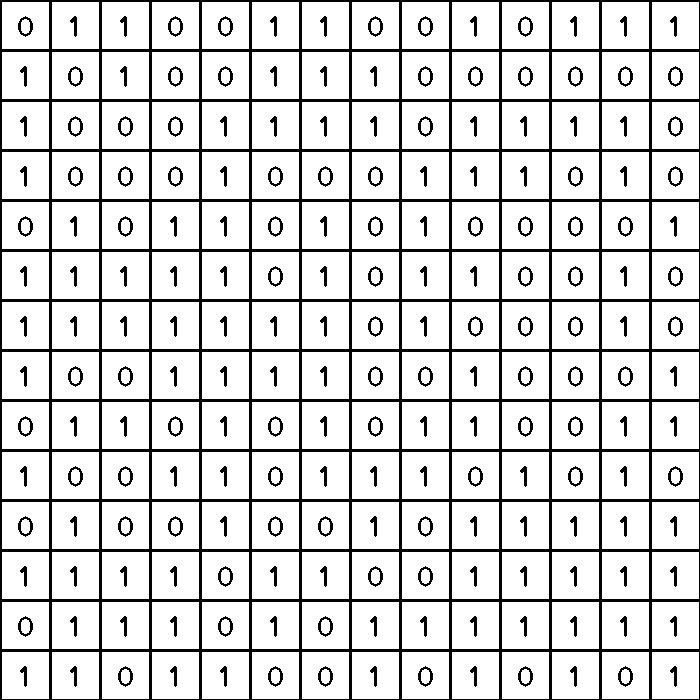
#> input picture Task_2/task2sets/task2_img_1.jpg, 700 x 700 px
$ python task2-main.py 3   (Python 2 division)
#> lines starting #> are read from the running program, lines starting #| are printed output that depends on the picture
### Task_2/imgLib.py
import cv2
import numpy as np

# detectCellVal detects the numbers/operatorsm,
# perform respective expression evaluation
# and stores them into the grid_map
# detectCellVal(img,grid_map)
# Find the number/operators, perform the calculations and store the result into the grid_map
# Return the resultant grid_map
def detectCellVal(img_rgb,grid_map):

        img0= cv2.imread('digits\\0.jpg')
        img_0=cv2.cvtColor(img0,cv2.COLOR_BGR2GRAY)
        img1= cv2.imread('digits\\1.jpg')

        img_1=cv2.cvtColor(img1,cv2.COLOR_BGR2GRAY)
        threshold=0.6
        col_start=0
        col_end=50
        for i in range(0,14):
           row_start=0
           row_end=50
           for j in range(0,14):
                  template=img_rgb[col_start:col_end,row_start:row_end]      ##croping a specific part of image(a sub-square of 50*50 pixel) and making it the template

                   ## NOW MATCING THE CROPED TEMPLATE, ONE BY ONE , WITH EACH DIGIT
                  threshold=0.4
                  res=cv2.matchTemplate(img_1,template,cv2.TM_CCOEFF_NORMED)
                  min_value,max_value,min_loc,max_loc=cv2.minMaxLoc(res)
                  if max_value>=threshold:  ## match is found
                      grid_map[i][j]=1

                  threshold=0.6
                  res=cv2.matchTemplate(img_0,template,cv2.TM_CCOEFF_NORMED)
                  min_value,max_value,min_loc,max_loc=cv2.minMaxLoc(res)
                  if max_value>=threshold:## match is found
                         grid_map[i][j]=0

                  row_start=row_start+50
                  row_end=row_end+50

           col_end=col_end+50
           col_start=col_start+50
        return grid_map
############################################################################################
# solveGrid finds the shortest path,
# between valid grid cell in the start row
# and valid grid cell in the destination row
# solveGrid(grid_map)
# Return the route_path and route_length

class Graph(object): ## a class of graph having methods in it to form the reqired weighted(1 ) graph

    def __init__(self):
        self.nodes = set()
        self.edges = {}
        self.distances = {}

    def add_node(self, value):
        self.nodes.add(value)

    def add_edge(self, from_node, to_node, distance):
        self._add_edge(from_node, to_node, distance)   ## since it is an undirected graph hence joining the edge towards each of the node
        self._add_edge(to_node, from_node, distance)

    # [54 lines left out: functions _add_edge, dijkstra, shortest_path, isValid, not called in this run]

def solveGrid(grid_map):

                route_length=0
                route_path=[]
                ##your code here
                x_ref= [-1, 0, 0, 1,1,-1,-1,1]  ## these two list are made to iterate left,right,digonally as prescribed
                y_ref= [0, -1, 1, 0,1,-1,1,-1]
                g=Graph()  ##intializing the instance of the graph class

                for i in range(0,14):
                    for j in range(0,14):          ## adding the nodes to the graph (only if it is valid i.e grid_map[i][j]==1)
                        if grid_map[i][j] is 1:
                            g.add_node(14*i+j)

                ## the below snippet adds the edge from one node to another
                for i in range(0,14):
                    for j in range(0,14):
                        if grid_map[i][j] is 1:
                            for k in range(0,8):   ## this to iterate left,rightand digonally and chacking wheather there is actually a path or not .If the path is there then weight of that path will be 1
                                temp_i=i+x_ref[k]
                                temp_j=j+y_ref[k]
                                if isValid(temp_i,temp_j) is 1 and grid_map[temp_i][temp_j] is 1: ## also checking wheather the iterated indeces are in range
                                    g.add_edge(14*i+j , 14*temp_i+temp_j , 1)

                x=9999 ##defining a temprory varible having infinte path length
                for i in range(0,14):
                   if grid_map[0][i] is 0:
                       continue                  ## continuing if there is not actually a valid edge
                   for j in range(0,14):
                       if grid_map[13][j] is 0 :
                         continue

                       ## now these three elif statements check wheather all the surrounding elements are zero or not. If all the surrounding elements are zero then
                        ## we dont proceed to the dijistras algorithm because if we proceed with this condition then error will be detected in that  method.we have
                        ## ignored this corner case in dijistras method and hence we take care of that here only

                       elif i is 0 and grid_map[0][i+1] is 0 and grid_map[1][i] is 0 and grid_map[1][i+1] is 0:
                                continue
                       elif i is 13 and grid_map[0][i-1] is 0 and grid_map[1][i] is 0 and grid_map[1][i-1] is 0:
                                continue
                       elif i >0 and i<13 and grid_map[0][i+1] is 0 and grid_map[0][i-1] is 0 and grid_map[1][i] is 0 and grid_map[1][i+1] is 0 and  grid_map[1][i-1] is 0:
                                continue

                       ##if everthing is fine then we proceed to dijistras method

                       short_path=shortest_path(g,i,182+j)
                       if short_path is -1:
                               continue
                       if len(short_path)<x:               ## setting up the shortest path by comparing it with available shortest in each iteration
                               route_path=short_path
                               x=len(short_path)

                if x is 9999: ## if x is not change that means there is no path there from source to destination
                        return route_path,0
                else:
                        return route_path,x-1  ##else return the route path and route length

## this method is there to show the shortest path in graph by drawing the blue line

def drawPath(grid_map,path):
        if len(path) is 0:
                  return grid_map
        grid_map=cv2.cvtColor(grid_map,cv2.COLOR_GRAY2BGR)
        for i in range(0,len(path)-1):
                x_1=path[i]%14
                y_1=path[i]//14
                x_2=path[i+1]%14
                y_2=path[i+1]//14
                cv2.line(grid_map,(25+50*x_1,25+50*y_1),(25+50*x_2,25+50*y_2),(255,0,0),4)
        return grid_map
############################################################################################

### Task_2/task2-main.py
# -*- coding: utf-8 -*-
"""
**************************************************************************
*                  Cross_A_Crater (e-Yantra 2016)
*                  ================================
*  This software is intended to teach image processing concepts
*
*  MODULE: Task2
*  Filename: task2-main.py
*  Version: 1.5.0
*  Date: November 21, 2016
*
*  Author: Jayant Solanki, e-Yantra Project, Department of Computer Science
*  and Engineering, Indian Institute of Technology Bombay.
*
*  Software released under Creative Commons CC BY-NC-SA
*
*  For legal information refer to:
*        http://creativecommons.org/licenses/by-nc-sa/4.0/legalcode
*
*
*  This software is made available on an “AS IS WHERE IS BASIS”.
*  Licensee/end user indemnifies and will keep e-Yantra indemnified from
*  any and all claim(s) that emanate from the use of the Software or
*  breach of the terms of this agreement.
*
*  e-Yantra - An MHRD project under National Mission on Education using
*  ICT(NMEICT)
*
**************************************************************************
"""
##################You are not allowed to add any external library here or methods in this file##################
import sys
import cv2
import numpy as np
import pickle
from imgLib import *
########################################################################################
# This file will test your getCellVal.py with different test cases
# To compile the file, on the console type
# python task2-main.py N
# where N is the total number of images to be read, strating from 1, Total 7 in your case
# At the end, you will see the results of the test cases verified.
#=============================================================
#					Task2 begins

#User providing the number of images files to be tested
############Do not delete this part of the code, you may add your own snippets here####################
N_images=int(sys.argv[1])
grid_line_x = 15
grid_line_y = 15
m=700/(grid_line_x-1)
n=700/(grid_line_y-1)
###Stores the route lengths detected in all the test images, maximum N route lengths only
route_length_result=[[0 for i in range(grid_line_y-1)] for j in range(N_images)]
###Stores the route paths detected in all the tested images, maximum N route paths only
route_path_result=[[]for k in range(N_images)]
###Stores the numbers detected for all the tested images, maximum N images
grid_map_result = [ [ [0 for i in range(grid_line_y-1)] for j in range(grid_line_x-1) ] for k in range(N_images) ]

######################Test case verification######################
############Do not edit this part of the code####################
def testCases(grid_map_result, route_length_result):
	grid_map_solution = pickle.load( open( "grid_map_solution.p", "rb" ) )
	route_length_solution = pickle.load( open( "route_length_solution.p", "rb" ) )
	# route_path_solution = pickle.load( open( "route_path_solution.p", "rb" ) )
	grid_error=0
	route_length_error=0
	flag=0
	for l in range(0, N_images):
		print 'Testing task2_img_',l+1,'.jpg'
		for i in range(0, grid_line_y-1):
			if(grid_map_solution[l][i]==grid_map_result[l][i]):
				print "Row ",i+1,"is correct"
			else:
				print "Row ",i+1,"is wrong"
				flag=1
				grid_error=grid_error+1
		if(flag==0):
			print "Grid Cells for task2_img_",l+1,".jpg verified successfully, Testing for Route length"
			if(route_length_solution[l]==route_length_result[l]):
				print "Route length for task2_img_",l+1,".jpg is correct"
			else:
				print "Route_length for task2_img_",l+1,".jpg is incorrect"
				route_length_error=route_length_error+1
		else:
			print "Grid cells' values are incorrectly identified, route length will not be verfied unless cells' values are correctly identified"
			flag=0
	print "======================================================================="
	print "Grid Cells verification completed with ",grid_error,"errors"
	print "Route length verification completed with ",route_length_error,"errors"
	if(route_length_error==0 and grid_error==0 and N_images>=7):
		print "Test passed successfully. \n You can upload your submissions now. Good Luck"
######################end of method###############################
#######################Test images are passed here##########################
for k in range(1,N_images+1):
	grid_map = [ [ 0 for i in range(grid_line_y-1) ] for j in range(grid_line_x-1) ]
	imgpath='task2sets/task2_img_'+str(k)+'.jpg'
	route_length=0#stores the length of the valid route found in the image
	route_path=[] #stores the valid route_path found in the image
	img_rgb = cv2.imread(imgpath)
#> img_rgb is the input picture: shape (700, 700, 3); min 0, max 255, mean 215.8
	img_gray = cv2.cvtColor(img_rgb, cv2.COLOR_BGR2GRAY)
	#calling detectCellVal method to identify numbers in the grid cells and storing those in the grid_map array
	grid_map=detectCellVal(img_gray,grid_map)
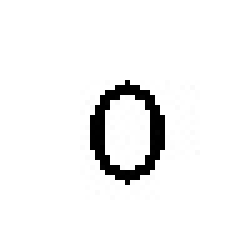
#> input picture Task_2/digits/0.jpg, 50 x 50 px, found by its file name (shown 5 times larger)
#> in detectCellVal, img0 is the input picture: shape (50, 50, 3); min 0, max 255, mean 243.1
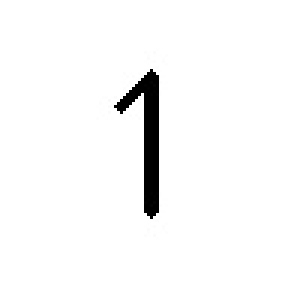
#> input picture Task1C_FinalTask/digits/1.jpg, 100 x 100 px, found by its file name (shown 3 times larger)
#> in detectCellVal, img1 is the input picture: shape (100, 100, 3); min 0, max 255, mean 247.8
#> after the loop in detectCellVal, `for i in range(0,14):`: col_end = 750; col_start = 700; grid_map = 14 items
#> grid_map = 14 items
	#calling solveGrid method to create a route betwwen the start row and the destination row, returning the route as route_path and length of the route as route_length
	route_path,route_length=solveGrid(grid_map)
#> after the loop in solveGrid, `for i in range(0,14):`: route_path = []; x = 9999
#> route_path = []; route_length = 0
	grid_map_result[k-1]=grid_map
	route_length_result[k-1]=route_length
	route_path_result[k-1]=route_path
	#printing the grid_map
	print grid_map
#> (printed output is left out)
	#printing the results of the route detected in the image
	if(route_length==0):
		print "No path found"
	else:
		print " route length", route_length
		print " route path", route_path

	#draw the route path found on the image, similar to what is shown in the Task description pdf
	########################Insert your code snippet here for drawing the route path on the image#####
	#your code here

                  ## this method is defined in the imgLib at the last which draws the line in the shortest path available

	img_rgb=drawPath(img_gray,route_path)
	###############################your code snippet ends#############################################
	cv2.imshow('task2_img_'+str(k),img_rgb)
	cv2.imwrite('outputs/task2_img_'+str(k)+'.jpg',img_rgb)
	cv2.waitKey()#press escape to continue
########################Test Cases are verified here, do not edit this code#########################
print "<--------------Starting Test Cases verification-------------->"
testCases(grid_map_result, route_length_result)
#> (reads Task_2/grid_map_solution.p from the repository)
#> (reads Task_2/route_length_solution.p from the repository)
#> after the loop in testCases, `for l in range(0, N_images):`: grid_error = 42; route_length_error = 0
#| Grid Cells verification completed with  42 errors
#| Route length verification completed with  0 errors
#=============================================================
# Your Task2 ends here
